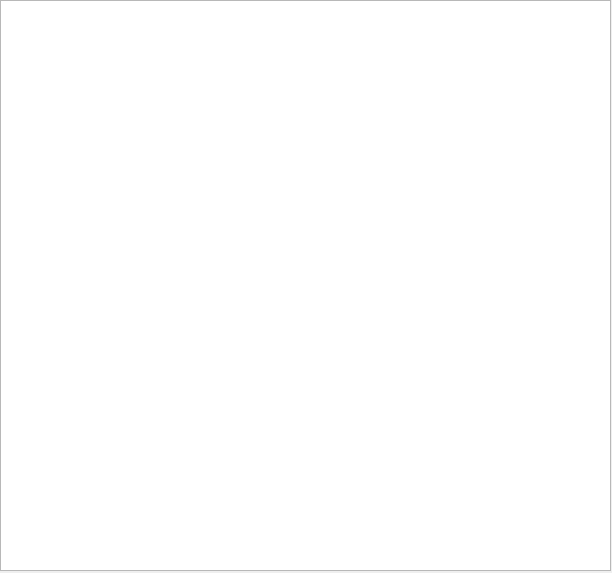
<?xml version="1.0" encoding="UTF-8"?>
<ui version="4.0">
 <class>Dialog</class>
 <widget class="QDialog" name="Dialog">
  <property name="geometry">
   <rect>
    <x>0</x>
    <y>0</y>
    <width>612</width>
    <height>573</height>
   </rect>
  </property>
  <property name="windowTitle">
   <string>Dialog</string>
  </property>
  <widget class="QTextEdit" name="dialog_info">
   <property name="geometry">
    <rect>
     <x>0</x>
     <y>0</y>
     <width>611</width>
     <height>571</height>
    </rect>
   </property>
  </widget>
 </widget>
 <resources/>
 <connections/>
</ui>
